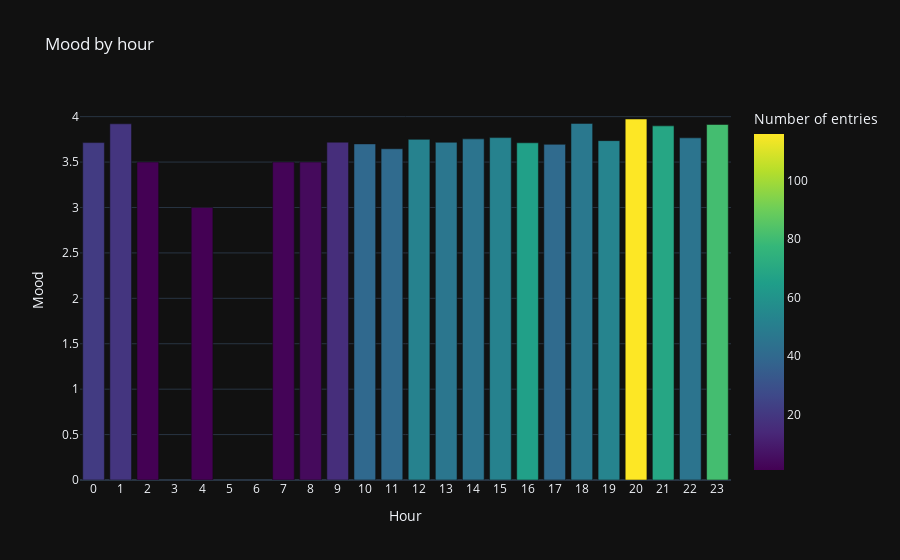

The code cell stored with this chart in its notebook:
### Markdown cell above
## Mood bar plot by hour/day/month

### Code cell
df.by_time_bar_plot('hour')

### Figure 1 — Plotly figure (JSON) as saved in the notebook; plotly's stock layout.template omitted (floating-point values rounded to 4 significant figures)
{"data": [{"alignmentgroup": "True", "hovertemplate": "Hour=%{x}<br>Mood=%{y}<br>Number of entries=%{marker.color}<extra></extra>", "legendgroup": "", "marker": {"color": [116, 41, 81, 53, 66, 46, 40, 47, 52, 45, 52, 21, 45, 69, 41, 16, 2, 19, 4, 1, 1], "coloraxis": "coloraxis", "pattern": {"shape": ""}}, "name": "", "offsetgroup": "", "orientation": "v", "showlegend": false, "textposition": "auto", "type": "bar", "x": [20, 17, 23, 19, 16, 13, 10, 18, 12, 14, 15, 0, 22, 21, 11, 9, 7, 1, 8, 2, 4], "xaxis": "x", "y": [3.974, 3.695, 3.914, 3.736, 3.712, 3.717, 3.7, 3.926, 3.75, 3.756, 3.769, 3.714, 3.767, 3.899, 3.646, 3.719, 3.5, 3.921, 3.5, 3.5, 3], "yaxis": "y"}], "layout": {"barmode": "relative", "coloraxis": {"colorbar": {"title": {"text": "Number of entries"}}, "colorscale": [[0, "#440154"], [0.1111, "#482878"], [0.2222, "#3e4989"], [0.3333, "#31688e"], [0.4444, "#26828e"], [0.5556, "#1f9e89"], [0.6667, "#35b779"], [0.7778, "#6ece58"], [0.8889, "#b5de2b"], [1, "#fde725"]]}, "legend": {"tracegroupgap": 0}, "title": {"text": "Mood by hour"}, "xaxis": {"anchor": "y", "domain": [0, 1], "dtick": 1, "title": {"text": "Hour"}}, "yaxis": {"anchor": "x", "domain": [0, 1], "title": {"text": "Mood"}}}}
